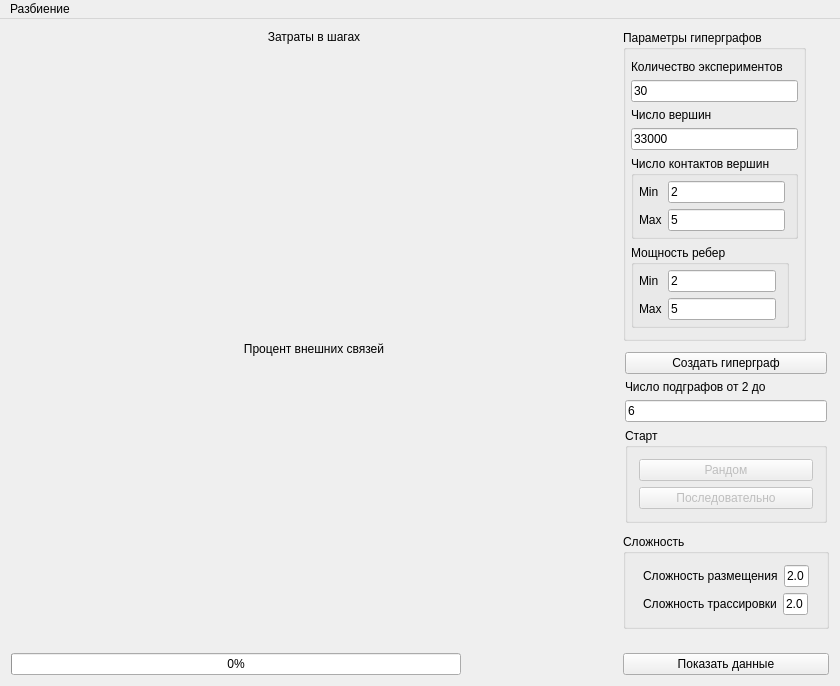
<?xml version="1.0" encoding="UTF-8"?>
<ui version="4.0">
 <class>MainWindow</class>
 <widget class="QMainWindow" name="MainWindow">
  <property name="enabled">
   <bool>true</bool>
  </property>
  <property name="geometry">
   <rect>
    <x>0</x>
    <y>0</y>
    <width>826</width>
    <height>686</height>
   </rect>
  </property>
  <property name="sizePolicy">
   <sizepolicy hsizetype="Preferred" vsizetype="Preferred">
    <horstretch>0</horstretch>
    <verstretch>0</verstretch>
   </sizepolicy>
  </property>
  <property name="minimumSize">
   <size>
    <width>0</width>
    <height>0</height>
   </size>
  </property>
  <property name="windowTitle">
   <string>Hypergraph Model</string>
  </property>
  <widget class="QWidget" name="centralWidget">
   <layout class="QHBoxLayout" name="widgetLayout">
    <item>
     <layout class="QGridLayout" name="gridLayout">
      <property name="horizontalSpacing">
       <number>6</number>
      </property>
      <item row="1" column="0" colspan="2">
       <widget class="QCustomPlot" name="stepsChart" native="true">
        <property name="sizePolicy">
         <sizepolicy hsizetype="Expanding" vsizetype="Expanding">
          <horstretch>0</horstretch>
          <verstretch>0</verstretch>
         </sizepolicy>
        </property>
        <property name="minimumSize">
         <size>
          <width>0</width>
          <height>0</height>
         </size>
        </property>
        <property name="maximumSize">
         <size>
          <width>16777215</width>
          <height>16777215</height>
         </size>
        </property>
       </widget>
      </item>
      <item row="3" column="0" colspan="2">
       <widget class="QCustomPlot" name="edgesChart" native="true">
        <property name="sizePolicy">
         <sizepolicy hsizetype="Expanding" vsizetype="Expanding">
          <horstretch>0</horstretch>
          <verstretch>0</verstretch>
         </sizepolicy>
        </property>
        <property name="minimumSize">
         <size>
          <width>0</width>
          <height>0</height>
         </size>
        </property>
        <property name="maximumSize">
         <size>
          <width>16777215</width>
          <height>16777215</height>
         </size>
        </property>
       </widget>
      </item>
      <item row="0" column="0" colspan="2">
       <widget class="QLabel" name="stepsChartLabel">
        <property name="sizePolicy">
         <sizepolicy hsizetype="Preferred" vsizetype="Fixed">
          <horstretch>0</horstretch>
          <verstretch>0</verstretch>
         </sizepolicy>
        </property>
        <property name="text">
         <string>Затраты в шагах</string>
        </property>
        <property name="alignment">
         <set>Qt::AlignCenter</set>
        </property>
       </widget>
      </item>
      <item row="2" column="0" colspan="2">
       <widget class="QLabel" name="edgesChartLabel">
        <property name="sizePolicy">
         <sizepolicy hsizetype="Preferred" vsizetype="Fixed">
          <horstretch>0</horstretch>
          <verstretch>0</verstretch>
         </sizepolicy>
        </property>
        <property name="text">
         <string>Процент внешних связей</string>
        </property>
        <property name="alignment">
         <set>Qt::AlignCenter</set>
        </property>
       </widget>
      </item>
      <item row="4" column="1">
       <widget class="QLabel" name="statusLabel">
        <property name="sizePolicy">
         <sizepolicy hsizetype="Minimum" vsizetype="Fixed">
          <horstretch>0</horstretch>
          <verstretch>0</verstretch>
         </sizepolicy>
        </property>
        <property name="minimumSize">
         <size>
          <width>150</width>
          <height>0</height>
         </size>
        </property>
        <property name="text">
         <string/>
        </property>
        <property name="alignment">
         <set>Qt::AlignLeading|Qt::AlignLeft|Qt::AlignVCenter</set>
        </property>
       </widget>
      </item>
      <item row="4" column="0">
       <widget class="QProgressBar" name="progressBar">
        <property name="sizePolicy">
         <sizepolicy hsizetype="Expanding" vsizetype="Fixed">
          <horstretch>0</horstretch>
          <verstretch>0</verstretch>
         </sizepolicy>
        </property>
        <property name="minimumSize">
         <size>
          <width>450</width>
          <height>0</height>
         </size>
        </property>
        <property name="maximumSize">
         <size>
          <width>16777215</width>
          <height>16777215</height>
         </size>
        </property>
        <property name="value">
         <number>0</number>
        </property>
       </widget>
      </item>
     </layout>
    </item>
    <item>
     <layout class="QVBoxLayout" name="controlLayout">
      <item>
       <widget class="QGroupBox" name="HGParametersGroup">
        <property name="sizePolicy">
         <sizepolicy hsizetype="Fixed" vsizetype="Fixed">
          <horstretch>0</horstretch>
          <verstretch>0</verstretch>
         </sizepolicy>
        </property>
        <property name="minimumSize">
         <size>
          <width>0</width>
          <height>0</height>
         </size>
        </property>
        <property name="title">
         <string>Параметры гиперграфов</string>
        </property>
        <layout class="QVBoxLayout" name="verticalLayout_3">
         <property name="leftMargin">
          <number>5</number>
         </property>
         <property name="topMargin">
          <number>10</number>
         </property>
         <property name="rightMargin">
          <number>5</number>
         </property>
         <property name="bottomMargin">
          <number>10</number>
         </property>
         <item>
          <widget class="QLabel" name="experimentNumberLabel">
           <property name="text">
            <string>Количество экспериментов</string>
           </property>
          </widget>
         </item>
         <item>
          <widget class="QLineEdit" name="experimentNumberText">
           <property name="maximumSize">
            <size>
             <width>16777215</width>
             <height>16777215</height>
            </size>
           </property>
           <property name="text">
            <string>30</string>
           </property>
          </widget>
         </item>
         <item>
          <widget class="QLabel" name="vertexNumberLabel">
           <property name="text">
            <string>Число вершин</string>
           </property>
          </widget>
         </item>
         <item>
          <widget class="QLineEdit" name="vertexNumberText">
           <property name="maximumSize">
            <size>
             <width>16777215</width>
             <height>16777215</height>
            </size>
           </property>
           <property name="text">
            <string>33000</string>
           </property>
          </widget>
         </item>
         <item>
          <widget class="QGroupBox" name="contactGroup">
           <property name="sizePolicy">
            <sizepolicy hsizetype="Fixed" vsizetype="Fixed">
             <horstretch>0</horstretch>
             <verstretch>0</verstretch>
            </sizepolicy>
           </property>
           <property name="minimumSize">
            <size>
             <width>0</width>
             <height>0</height>
            </size>
           </property>
           <property name="title">
            <string>Число контактов вершин</string>
           </property>
           <layout class="QFormLayout" name="formLayout">
            <property name="leftMargin">
             <number>5</number>
            </property>
            <property name="topMargin">
             <number>5</number>
            </property>
            <property name="rightMargin">
             <number>10</number>
            </property>
            <property name="bottomMargin">
             <number>5</number>
            </property>
            <item row="1" column="0">
             <widget class="QLabel" name="minContactNumberLabel">
              <property name="text">
               <string>Min</string>
              </property>
             </widget>
            </item>
            <item row="3" column="0">
             <widget class="QLabel" name="maxContactNumberLabel">
              <property name="text">
               <string>Max</string>
              </property>
             </widget>
            </item>
            <item row="1" column="1">
             <widget class="QLineEdit" name="minContactNumberText">
              <property name="sizePolicy">
               <sizepolicy hsizetype="Expanding" vsizetype="Expanding">
                <horstretch>0</horstretch>
                <verstretch>0</verstretch>
               </sizepolicy>
              </property>
              <property name="text">
               <string>2</string>
              </property>
             </widget>
            </item>
            <item row="3" column="1">
             <widget class="QLineEdit" name="maxContactNumberText">
              <property name="sizePolicy">
               <sizepolicy hsizetype="Expanding" vsizetype="Expanding">
                <horstretch>0</horstretch>
                <verstretch>0</verstretch>
               </sizepolicy>
              </property>
              <property name="text">
               <string>5</string>
              </property>
             </widget>
            </item>
           </layout>
          </widget>
         </item>
         <item>
          <widget class="QGroupBox" name="edgeGroup">
           <property name="sizePolicy">
            <sizepolicy hsizetype="Fixed" vsizetype="Fixed">
             <horstretch>0</horstretch>
             <verstretch>0</verstretch>
            </sizepolicy>
           </property>
           <property name="minimumSize">
            <size>
             <width>0</width>
             <height>0</height>
            </size>
           </property>
           <property name="title">
            <string>Мощность ребер</string>
           </property>
           <layout class="QFormLayout" name="formLayout_2">
            <property name="leftMargin">
             <number>5</number>
            </property>
            <property name="topMargin">
             <number>5</number>
            </property>
            <property name="rightMargin">
             <number>10</number>
            </property>
            <property name="bottomMargin">
             <number>5</number>
            </property>
            <item row="1" column="0">
             <widget class="QLabel" name="minEdgeNumberLabel">
              <property name="text">
               <string>Min</string>
              </property>
             </widget>
            </item>
            <item row="3" column="0">
             <widget class="QLabel" name="maxEdgeNumberLabel">
              <property name="text">
               <string>Max</string>
              </property>
             </widget>
            </item>
            <item row="1" column="1">
             <widget class="QLineEdit" name="minEdgeNumberText">
              <property name="sizePolicy">
               <sizepolicy hsizetype="Expanding" vsizetype="Expanding">
                <horstretch>0</horstretch>
                <verstretch>0</verstretch>
               </sizepolicy>
              </property>
              <property name="text">
               <string>2</string>
              </property>
             </widget>
            </item>
            <item row="3" column="1">
             <widget class="QLineEdit" name="maxEdgeNumberText">
              <property name="sizePolicy">
               <sizepolicy hsizetype="Expanding" vsizetype="Expanding">
                <horstretch>0</horstretch>
                <verstretch>0</verstretch>
               </sizepolicy>
              </property>
              <property name="text">
               <string>5</string>
              </property>
             </widget>
            </item>
           </layout>
          </widget>
         </item>
        </layout>
       </widget>
      </item>
      <item>
       <widget class="QStackedWidget" name="splittingControlGroup">
        <property name="sizePolicy">
         <sizepolicy hsizetype="Fixed" vsizetype="Preferred">
          <horstretch>0</horstretch>
          <verstretch>0</verstretch>
         </sizepolicy>
        </property>
        <property name="currentIndex">
         <number>0</number>
        </property>
        <widget class="QWidget" name="singleLevelPage">
         <layout class="QGridLayout" name="gridLayout_2">
          <property name="leftMargin">
           <number>2</number>
          </property>
          <property name="topMargin">
           <number>5</number>
          </property>
          <property name="rightMargin">
           <number>2</number>
          </property>
          <property name="bottomMargin">
           <number>5</number>
          </property>
          <item row="1" column="0">
           <widget class="QLabel" name="subHGNumberLabel">
            <property name="sizePolicy">
             <sizepolicy hsizetype="Fixed" vsizetype="Fixed">
              <horstretch>0</horstretch>
              <verstretch>0</verstretch>
             </sizepolicy>
            </property>
            <property name="text">
             <string>Число подграфов от 2 до</string>
            </property>
           </widget>
          </item>
          <item row="2" column="0">
           <widget class="QLineEdit" name="subHGNumberText">
            <property name="text">
             <string>6</string>
            </property>
           </widget>
          </item>
          <item row="0" column="0">
           <widget class="QPushButton" name="createHGButton">
            <property name="maximumSize">
             <size>
              <width>16777215</width>
              <height>16777215</height>
             </size>
            </property>
            <property name="text">
             <string>Создать гиперграф</string>
            </property>
           </widget>
          </item>
          <item row="3" column="0">
           <widget class="QGroupBox" name="startGroup">
            <property name="sizePolicy">
             <sizepolicy hsizetype="Preferred" vsizetype="Fixed">
              <horstretch>0</horstretch>
              <verstretch>0</verstretch>
             </sizepolicy>
            </property>
            <property name="title">
             <string>Старт</string>
            </property>
            <layout class="QVBoxLayout" name="verticalLayout_4">
             <item>
              <widget class="QPushButton" name="randomButton">
               <property name="enabled">
                <bool>false</bool>
               </property>
               <property name="text">
                <string>Рандом</string>
               </property>
               <property name="flat">
                <bool>false</bool>
               </property>
              </widget>
             </item>
             <item>
              <widget class="QPushButton" name="seriesButton">
               <property name="enabled">
                <bool>false</bool>
               </property>
               <property name="text">
                <string>Последовательно</string>
               </property>
              </widget>
             </item>
            </layout>
           </widget>
          </item>
         </layout>
        </widget>
        <widget class="QWidget" name="hierarchicalPage">
         <layout class="QVBoxLayout" name="verticalLayout_5">
          <item>
           <widget class="QLabel" name="levelNumberLabel">
            <property name="sizePolicy">
             <sizepolicy hsizetype="Preferred" vsizetype="Fixed">
              <horstretch>0</horstretch>
              <verstretch>0</verstretch>
             </sizepolicy>
            </property>
            <property name="text">
             <string>Число уровней</string>
            </property>
           </widget>
          </item>
          <item>
           <widget class="QLineEdit" name="levelNumberText">
            <property name="text">
             <string>6</string>
            </property>
           </widget>
          </item>
          <item>
           <layout class="QHBoxLayout" name="horizontalLayout">
            <item>
             <widget class="QLabel" name="minSplittingNumberLabel">
              <property name="sizePolicy">
               <sizepolicy hsizetype="Preferred" vsizetype="Fixed">
                <horstretch>0</horstretch>
                <verstretch>0</verstretch>
               </sizepolicy>
              </property>
              <property name="text">
               <string>Число разбиений от</string>
              </property>
             </widget>
            </item>
            <item>
             <widget class="QLineEdit" name="minSplittingNumberText">
              <property name="sizePolicy">
               <sizepolicy hsizetype="Maximum" vsizetype="Fixed">
                <horstretch>0</horstretch>
                <verstretch>0</verstretch>
               </sizepolicy>
              </property>
              <property name="minimumSize">
               <size>
                <width>5</width>
                <height>0</height>
               </size>
              </property>
              <property name="maximumSize">
               <size>
                <width>20</width>
                <height>16777215</height>
               </size>
              </property>
              <property name="text">
               <string>2</string>
              </property>
              <property name="alignment">
               <set>Qt::AlignCenter</set>
              </property>
              <property name="readOnly">
               <bool>false</bool>
              </property>
             </widget>
            </item>
            <item>
             <widget class="QLabel" name="maxSplittingNumberLabel">
              <property name="sizePolicy">
               <sizepolicy hsizetype="Preferred" vsizetype="Fixed">
                <horstretch>0</horstretch>
                <verstretch>0</verstretch>
               </sizepolicy>
              </property>
              <property name="text">
               <string>до</string>
              </property>
             </widget>
            </item>
            <item>
             <widget class="QLineEdit" name="maxSplittingNumberText">
              <property name="maximumSize">
               <size>
                <width>20</width>
                <height>16777215</height>
               </size>
              </property>
              <property name="text">
               <string>2</string>
              </property>
              <property name="alignment">
               <set>Qt::AlignCenter</set>
              </property>
             </widget>
            </item>
           </layout>
          </item>
          <item>
           <widget class="QPushButton" name="startButton">
            <property name="text">
             <string>Старт</string>
            </property>
           </widget>
          </item>
         </layout>
        </widget>
       </widget>
      </item>
      <item>
       <widget class="QGroupBox" name="complexityGroup">
        <property name="title">
         <string>Сложность</string>
        </property>
        <layout class="QVBoxLayout" name="verticalLayout">
         <item>
          <layout class="QHBoxLayout" name="deploymentLayout">
           <property name="spacing">
            <number>0</number>
           </property>
           <property name="sizeConstraint">
            <enum>QLayout::SetDefaultConstraint</enum>
           </property>
           <property name="leftMargin">
            <number>0</number>
           </property>
           <item>
            <widget class="QLabel" name="deploymentComplexityLabel">
             <property name="sizePolicy">
              <sizepolicy hsizetype="Maximum" vsizetype="Fixed">
               <horstretch>0</horstretch>
               <verstretch>0</verstretch>
              </sizepolicy>
             </property>
             <property name="minimumSize">
              <size>
               <width>0</width>
               <height>0</height>
              </size>
             </property>
             <property name="maximumSize">
              <size>
               <width>16777215</width>
               <height>16777215</height>
              </size>
             </property>
             <property name="text">
              <string>Сложность размещения</string>
             </property>
             <property name="margin">
              <number>0</number>
             </property>
            </widget>
           </item>
           <item>
            <widget class="QLineEdit" name="deploymentComplexityText">
             <property name="sizePolicy">
              <sizepolicy hsizetype="Maximum" vsizetype="Fixed">
               <horstretch>0</horstretch>
               <verstretch>0</verstretch>
              </sizepolicy>
             </property>
             <property name="maximumSize">
              <size>
               <width>25</width>
               <height>16777215</height>
              </size>
             </property>
             <property name="text">
              <string>2.0</string>
             </property>
            </widget>
           </item>
          </layout>
         </item>
         <item>
          <layout class="QHBoxLayout" name="tracingLayout">
           <property name="spacing">
            <number>0</number>
           </property>
           <item>
            <widget class="QLabel" name="tracingComplexityLabel">
             <property name="sizePolicy">
              <sizepolicy hsizetype="Maximum" vsizetype="Fixed">
               <horstretch>0</horstretch>
               <verstretch>0</verstretch>
              </sizepolicy>
             </property>
             <property name="minimumSize">
              <size>
               <width>0</width>
               <height>0</height>
              </size>
             </property>
             <property name="text">
              <string>Сложность трассировки</string>
             </property>
            </widget>
           </item>
           <item>
            <widget class="QLineEdit" name="tracingComplexityText">
             <property name="sizePolicy">
              <sizepolicy hsizetype="Maximum" vsizetype="Fixed">
               <horstretch>0</horstretch>
               <verstretch>0</verstretch>
              </sizepolicy>
             </property>
             <property name="maximumSize">
              <size>
               <width>25</width>
               <height>16777215</height>
              </size>
             </property>
             <property name="text">
              <string>2.0</string>
             </property>
            </widget>
           </item>
          </layout>
         </item>
        </layout>
        <zorder></zorder>
        <zorder></zorder>
       </widget>
      </item>
      <item>
       <spacer name="verticalSpacer">
        <property name="orientation">
         <enum>Qt::Vertical</enum>
        </property>
        <property name="sizeHint" stdset="0">
         <size>
          <width>0</width>
          <height>0</height>
         </size>
        </property>
       </spacer>
      </item>
      <item>
       <widget class="QPushButton" name="showButton">
        <property name="text">
         <string>Показать данные</string>
        </property>
       </widget>
      </item>
     </layout>
    </item>
   </layout>
  </widget>
  <widget class="QMenuBar" name="menuBar">
   <property name="geometry">
    <rect>
     <x>0</x>
     <y>0</y>
     <width>826</width>
     <height>20</height>
    </rect>
   </property>
   <widget class="QMenu" name="modeMenu">
    <property name="title">
     <string>Разбиение</string>
    </property>
    <addaction name="singleLevelAction"/>
    <addaction name="hierarchicalAction"/>
   </widget>
   <addaction name="modeMenu"/>
  </widget>
  <action name="singleLevelAction">
   <property name="checkable">
    <bool>true</bool>
   </property>
   <property name="checked">
    <bool>true</bool>
   </property>
   <property name="text">
    <string>Одноуровневое</string>
   </property>
  </action>
  <action name="hierarchicalAction">
   <property name="checkable">
    <bool>true</bool>
   </property>
   <property name="text">
    <string>Иерархическое</string>
   </property>
  </action>
 </widget>
 <layoutdefault spacing="6" margin="11"/>
 <customwidgets>
  <customwidget>
   <class>QCustomPlot</class>
   <extends>QWidget</extends>
   <header>chart/qcustomplot.h</header>
   <container>1</container>
  </customwidget>
 </customwidgets>
 <resources/>
 <connections/>
</ui>
